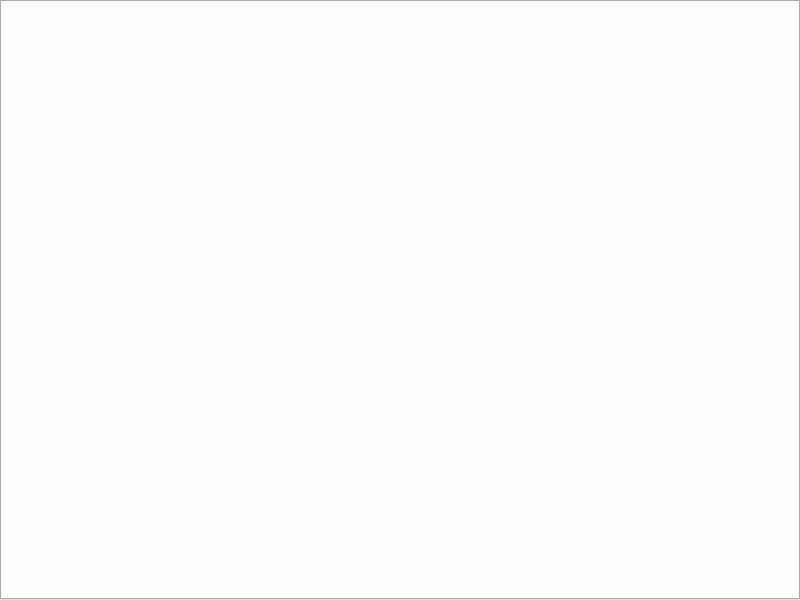
<?xml version="1.0" encoding="UTF-8"?>
<ui version="4.0">
 <class>Admin</class>
 <widget class="QMainWindow" name="Admin">
  <property name="geometry">
   <rect>
    <x>0</x>
    <y>0</y>
    <width>800</width>
    <height>600</height>
   </rect>
  </property>
  <property name="windowTitle">
   <string>MainWindow</string>
  </property>
  <widget class="QWidget" name="centralwidget">
   <layout class="QHBoxLayout" name="horizontalLayout">
    <property name="leftMargin">
     <number>0</number>
    </property>
    <property name="topMargin">
     <number>0</number>
    </property>
    <property name="rightMargin">
     <number>0</number>
    </property>
    <property name="bottomMargin">
     <number>0</number>
    </property>
    <item>
     <widget class="QTabWidget" name="tabWidget">
      <property name="currentIndex">
       <number>-1</number>
      </property>
     </widget>
    </item>
   </layout>
  </widget>
  <action name="actionNew_File">
   <property name="text">
    <string>New File</string>
   </property>
  </action>
  <action name="actionQuit">
   <property name="text">
    <string>Quit</string>
   </property>
  </action>
 </widget>
 <resources/>
 <connections/>
</ui>
